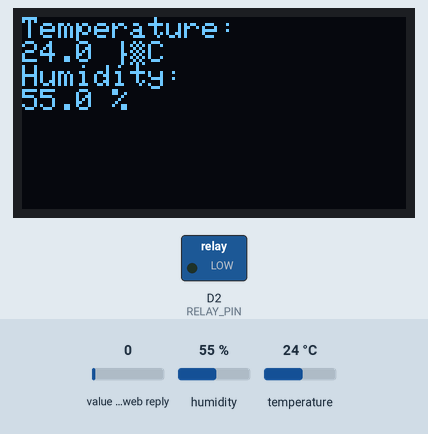
Recording of a sketch running on a simulated ESP8266 (NodeMCU). Parts: 128×64 one-colour display, switched loads named in the sketch (green lamp = pin HIGH). The test bench sets the inputs (shaded band); at power-on: value in the web reply 0, humidity 55 %, temperature 24 °C. WiFi joins after 1.5 s; servers stay silent unless stated; the display library's start-up logo is not drawn; web services answer with replies made up by the test bench; pins used as bus, display or sensor lines are not drawn; what the sketch prints to the serial monitor is not drawn.

Above: at 3.7 s.

The sketch:

ProjectWedang.ino
```cpp
#include <DHT.h>
#include <ESP8266WiFi.h>
#include <Adafruit_GFX.h>
#include <Adafruit_SSD1306.h>
#include <ArduinoJson.h>

// ThingSpeak API Key untuk channel sensor
String apiKeySensor = "4P5UCEI0BC551FTG";
const char* server = "api.thingspeak.com";

// WiFi credentials
const char *ssid = "PROJECT IOT";
const char *pass = "11111111";

// DHT sensor pin
#define DHTPIN D4

// Relay pin
#define RELAY_PIN D2

// Initialize the OLED display
#define SCREEN_WIDTH 128
#define SCREEN_HEIGHT 64
#define OLED_RESET    -1
Adafruit_SSD1306 display(SCREEN_WIDTH, SCREEN_HEIGHT, &Wire, OLED_RESET);

// Initialize the DHT sensor
DHT dht(DHTPIN, DHT11);

WiFiClient client;

void setup() {
  pinMode(LED_BUILTIN, OUTPUT);
  pinMode(RELAY_PIN, OUTPUT);
  digitalWrite(RELAY_PIN, LOW);  // Initialize relay to be off

  Serial.begin(115200);
  dht.begin();

  // Initialize the OLED display
  if(!display.begin(SSD1306_SWITCHCAPVCC, 0x3C)) {
    Serial.println(F("SSD1306 allocation failed"));
    for(;;);
  }

  display.display();
  delay(2000);
  display.clearDisplay();
  display.setTextSize(1);
  display.setTextColor(SSD1306_WHITE);

  Serial.println("Connecting to WiFi...");
  Serial.println(ssid);

  WiFi.begin(ssid, pass);

  while (WiFi.status() != WL_CONNECTED) {
    delay(500);
    Serial.print(".");
  }
  Serial.println("\nWiFi connected");
}

void loop() {
  float temperature, humidity;

  // Baca data dari sensor DHT
  if (readDHT(temperature, humidity)) {
    // Tampilkan suhu dan kelembaban di serial monitor
    Serial.print("Temperature: ");
    Serial.print(temperature);
    Serial.print(" °C\t");
    Serial.print("Humidity: ");
    Serial.print(humidity);
    Serial.println("%");

    // Tampilkan suhu dan kelembaban di OLED
    display.clearDisplay();
    display.setCursor(0, 0);
    display.println("Temperature:");
    display.print(temperature, 1);
    display.println(" °C");
    display.println("Humidity:");
    display.print(humidity, 1);
    display.println(" %");
    display.display();

    digitalWrite(LED_BUILTIN, LOW);
    delay(1000);
    digitalWrite(LED_BUILTIN, HIGH);
    delay(2000);

    // Kirim data ke ThingSpeak (channel sensor)
    sendToThingSpeak(temperature, humidity);
  } else {
    Serial.println("Failed to read from DHT sensor!");
  }

  // Baca data dari ThingSpeak untuk mengontrol relay
  readFromThingSpeak();

  Serial.println("Waiting...");
  // ThingSpeak membutuhkan jeda minimal 15 detik antara pembaruan
  delay(15000);
}

bool readDHT(float &temperature, float &humidity) {
  temperature = dht.readTemperature();
  humidity = dht.readHumidity();

  // Cek jika pembacaan gagal dan keluar lebih awal (untuk mencoba lagi).
  if (isnan(temperature) || isnan(humidity)) {
    return false;
  }
  return true;
}

void sendToThingSpeak(float temperature, float humidity) {
  if (client.connect(server, 80)) {
    String postStr = "api_key=" + apiKeySensor;
    postStr += "&field1=" + String(temperature);
    postStr += "&field2=" + String(humidity);

    client.print("POST /update HTTP/1.1\n");
    client.print("Host: " + String(server) + "\n");
    client.print("Connection: close\n");
    client.print("Content-Type: application/x-www-form-urlencoded\n");
    client.print("Content-Length: " + String(postStr.length()) + "\n\n");
    client.print(postStr);

    Serial.print("Temperature: ");
    Serial.print(temperature);
    Serial.print(" °C, Humidity: ");
    Serial.print(humidity);
    Serial.println("%. Sent to ThingSpeak.");
    client.stop();
  } else {
    Serial.println("Failed to connect to ThingSpeak");
  }
}

void readFromThingSpeak() {
  // Channel dan API Key untuk relay
  int relayChannelId = 2557568; // Ganti dengan ID channel Anda
  String apiKeyRelay = "1BI69SU9Y0D437VE"; // Ganti dengan API key channel Anda

  if (client.connect(server, 80)) {
    String getStr = "/channels/" + String(relayChannelId) + "/fields/1/last.json?api_key=" + apiKeyRelay;

    client.print("GET " + getStr + " HTTP/1.1\r\n" +
                 "Host: " + String(server) + "\r\n" +
                 "Connection: close\r\n\r\n");

    unsigned long timeout = millis();
    while (client.available() == 0) {
      if (millis() - timeout > 5000) {
        Serial.println(">>> Client Timeout !");
        client.stop();
        return;
      }
    }

    while (client.available()) {
      String line = client.readStringUntil('\r');
      Serial.print(line);

      // Parse respons JSON untuk mendapatkan nilai field
      StaticJsonDocument<200> doc;
      DeserializationError error = deserializeJson(doc, line);
      if (!error) {
        int relayState = doc["field1"].as<int>();
        if (relayState == 1) {
          digitalWrite(RELAY_PIN, HIGH);
        } else {
          digitalWrite(RELAY_PIN, LOW);
        }
      }
    }
    client.stop();
  } else {
    Serial.println("Failed to connect to ThingSpeak");
  }
}
```
